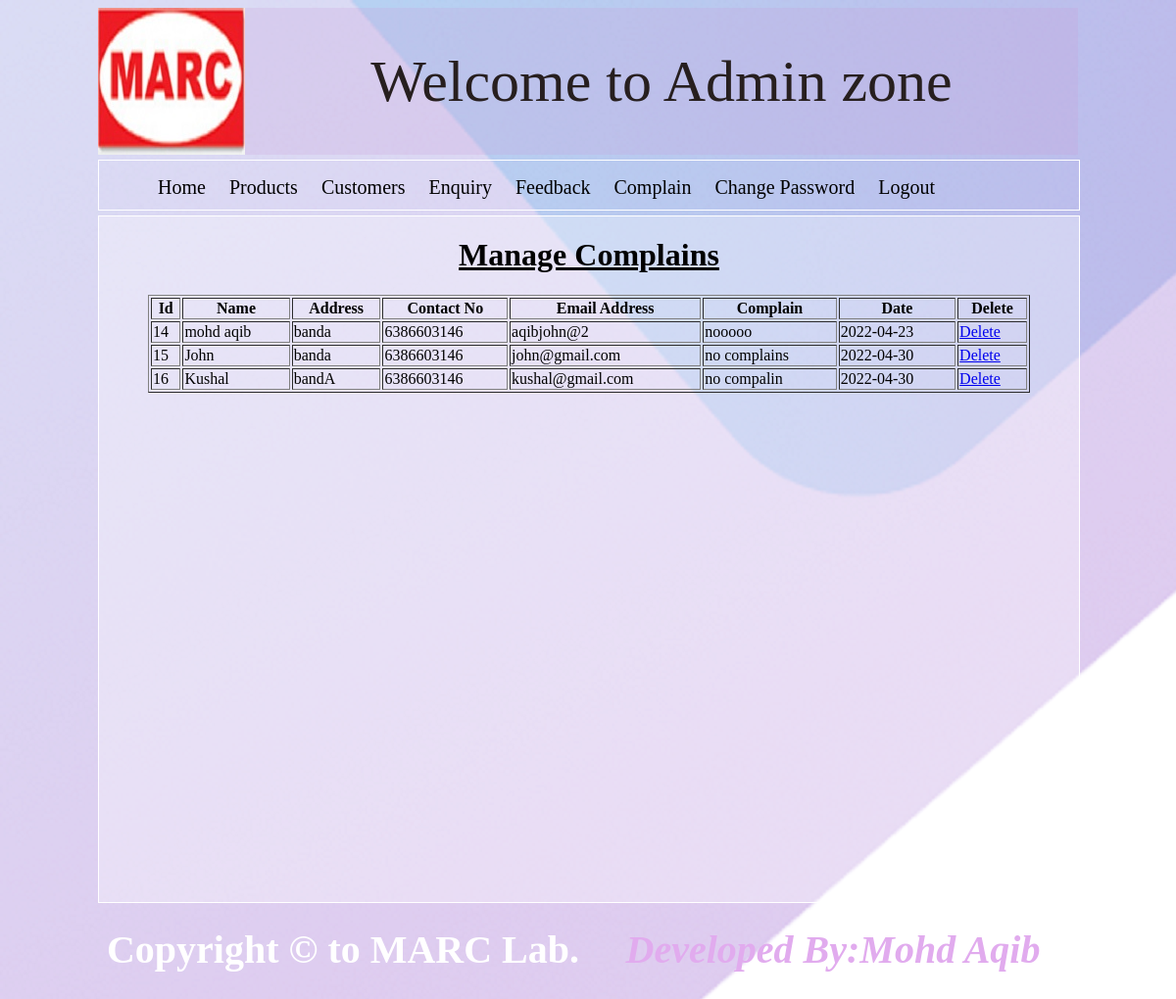
Screenshot of /adminzone/acomplain (signed in) with the database file from the repository.
### custzone/models.py (models this page shows)
class Complain(models.Model):
    name=models.CharField(max_length=50)
    address=models.CharField(max_length=500)
    contactno=models.CharField(max_length=15)
    emailaddress=models.EmailField()
    complaintext=models.CharField(max_length=1000)
    complaindate=models.CharField(max_length=20)

### adminzone/views.py (the view)
def acomplain(request):
    try:
        if request.session['adminid']:
            comp=Complain.objects.all()
            return render(request,'acomplain.html',{'comp':comp})
    except KeyError:
        return render(request,'adminlogin.html')

### adminzone/templates/acomplain.html
{% extends "adminparent.html" %}
{% block body %}
<h1 style=" text-decoration: underline; color:black;text-align:center;">
    Manage Complains
</h1>
<table style="width:90%;margin:0 auto;" border="1">
    <tr>
        <th>Id</th>
        <th>Name</th>
        <th>Address</th>
        <th>Contact No</th>
        <th>Email Address</th>
        <th>Complain</th>
        <th>Date</th>
        <th>Delete</th>
    </tr>
    {% for c in comp %}
        <tr>
            <td>{{c.id}}</td>
            <td>{{c.name}}</td>
            <td>{{c.address}}</td>
            <td>{{c.contactno}}</td>
            <td>{{c.emailaddress}}</td>
            <td>{{c.complaintext}}</td>
            <td>{{c.complaindate}}</td>
            <td>
                <a href="{% url 'adminzone:deletecomplain' id=c.id %}">Delete</a>
            </td>
        </tr>
    {% endfor %}
</table>
{% endblock body %}

### adminzone/templates/adminparent.html (shortened to what this page needs)
<!DOCTYPE html>
<html lang="en">
{% load static %}
<head>
</head>
<body id="body" bgcolor="grey">
    <div id="outer">
        <div id="header">
            <div id="logo">
            </div>
            <div id="title" style="color: rgb(39, 31, 31); background-color: rgba(201, 156, 214, 0.221);">
                Welcome to Admin zone
            </div>
        </div>
        <div id="menu" style="background-color: rgba(240, 248, 255, 0);">
            <ul>
                <li><a href="{% url 'adminzone:adminhome' %}">Home</a></li>
                <li><a href="{% url 'adminzone:product'%}">Products</a></li>
                <li><a href="{% url 'adminzone:customer'%}">Customers</a></li>
                <li><a href="{% url 'adminzone:enquiry'%}">Enquiry</a></li>
                <li><a href="{% url 'adminzone:afeedback'%}">Feedback</a></li>
                <li><a href="{% url 'adminzone:acomplain'%}">Complain</a></li>
                <li><a href="{% url 'adminzone:achangepassword'%}">Change Password</a></li>
                <li><a href="{% url 'adminzone:logout'%}">Logout</a></li>
            </ul>
        </div>
        <div id="main" style="background-color: rgba(255, 255, 255, 0.316);">
            {% block body %}
            {% endblock body%}
        </div>
        <div id="footer">
            <div id="lfooter" style="color: white; background-color: rgba(201, 156, 214, 0);">
               <b>Copyright &copy; to MARC Lab.</b>
            </div>
            <div id="rfooter" style="color: rgb(225, 171, 238); background-color: rgba(201, 156, 214, 0);">
                <b><i>Developed By:Mohd Aqib</i></b>
            </div>
        </div>
    </div>
</body>
</html>

### rows the page displays
Complain: id "14", name "mohd aqib", address "banda", contactno "6386603146", emailaddress "aqibjohn@2", complaintext "nooooo", complaindate "2022-04-23"
Complain: id "15", name "John", address "banda", contactno "6386603146", emailaddress "john@gmail.com", complaintext "no complains", complaindate "2022-04-30"
Complain: id "16", name "Kushal", address "bandA", contactno "6386603146", emailaddress "kushal@gmail.com", complaintext "no compalin", complaindate "2022-04-30"
